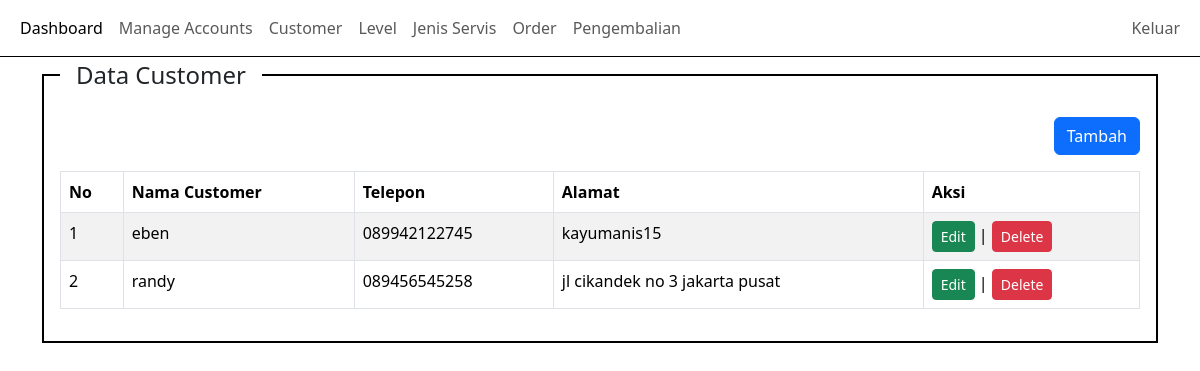
The app's page /index.php?pg=customer (signed in) with its own data.
### tables this page shows
CREATE TABLE `customer` (
  `id` int(11) NOT NULL,
  `customer_name` varchar(100) NOT NULL,
  `phone` varchar(100) NOT NULL,
  `adress` varchar(110) NOT NULL,
  `created_at` int(11) NOT NULL,
  `updated_at` int(11) NOT NULL
);

### content/customer.php (the view)
<?php
$query = mysqli_query($koneksi, "SELECT * FROM customer ORDER BY id DESC");
?>
<div class="container">
    <div class="row">
        <div class="col-sm-12">
            <fieldset class="border border-black border-2 p-3">
                <legend class="float-none w-auto px-3">Data Customer</legend>
                <div align="right">
                    <a href="?pg=tambah-customer" class="btn btn-primary">Tambah</a>
                </div>
                <div class="table-responsive">
                    <table class="table table-bordered table-striped table-hover mt-3">
                        <thead>
                            <tr>
                                <th>No</th>
                                <th>Nama Customer</th>
                                <th>Telepon</th>
                                <th>Alamat</th>
                                <th>Aksi</th>
                            </tr>
                        </thead>
                        <tbody>
                            <?php
                            $no = 1;
                            while ($row = mysqli_fetch_assoc($query)):
                            ?>
                                <tr>
                                    <td><?php echo $no++ ?></td>
                                    <td><?php echo $row['customer_name'] ?></td>
                                    <td><?php echo $row['phone'] ?></td>
                                    <td><?php echo $row['adress'] ?></td>
                                    <td>
                                        <a id="edit-user" data-id="<?php echo $row['id'] ?>" href="?pg=tambah-customer&edit=<?php echo $row['id'] ?>"
                                            class="btn btn-success btn-sm">Edit
                                        </a> |
                                        <a
                                            href="?pg=tambah-customer&delete=<?php echo $row['id'] ?>"
                                            class="btn btn-danger btn-sm"
                                            onclick="return confirm('Apakah anda yakin akan menghapus data ini??')">Delete</a>
                                    </td>
                                </tr>
                            <?php endwhile ?>
                        </tbody>
                    </table>
                </div>
            </fieldset>
        </div>
    </div>
</div>

### records on screen
customer: customer_name "eben", phone "089942122745", adress "kayumanis15"
customer: customer_name "randy", phone "089456545258", adress "jl cikandek no 3 jakarta pusat"
